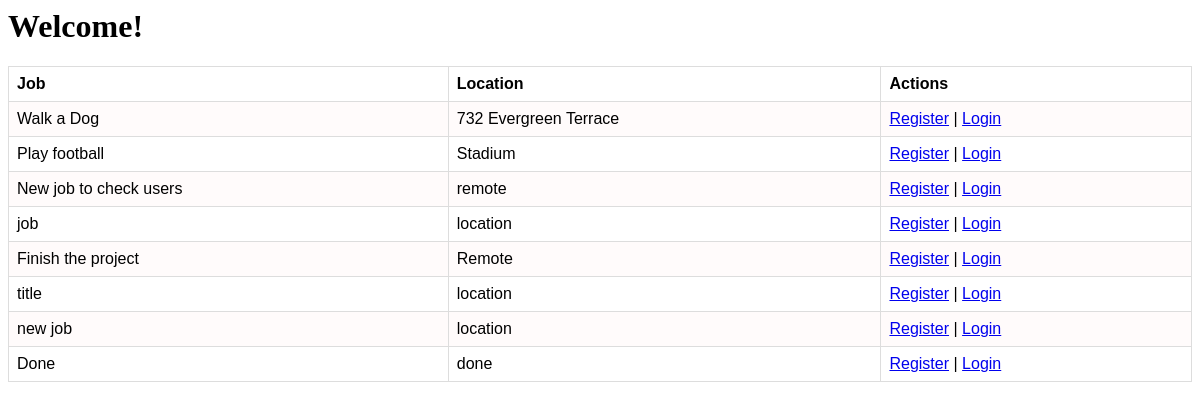
The page /Dashboard on the database its author committed.
### Job/models.py (models this page shows, shortened)
class Job(models.Model):
    jobTitle               = models.CharField(max_length = 60, null=False, blank=False, unique=True, error_messages={'unique':"There is a job under the same title"})
    jobDescribtion         = models.TextField()
    jobLocation            = models.CharField(max_length = 60, null=False, blank=False)
    isAdded                = models.BooleanField(default = False)
    user                   = models.ForeignKey(settings.AUTH_USER_MODEL, on_delete=models.CASCADE) #Just like refering to my user model which has been idintified before in settings, on_delete=models.CASCADE -> to remove everything related to it but not the user
    slug                   = models.SlugField(blank=True,unique=True) #just like url
    posted_on              = models.DateTimeField(auto_now_add=True, verbose_name="date published")
    jobCategory            = models.ManyToManyField(to='Job.Category', related_name='jobs_related')

### HandyHelperDjango/views.py (the view)
# urls.py: path('', Dashboard, name="Dashboard" ),
def Dashboard(request):
    jobs = Job.objects.all()
    return render(request, 'Dashboard.html', {"jobs": jobs})

### Templates/Dashboard.html
{% load static %}
<head>
  <link rel="stylesheet" type="text/css" href="{% static 'css/Dashboard.css' %}"/>
</head>
{% block content %}
    {% if request.user.is_authenticated %}
      <div class="ButtonsContainer">
        <p>
          <a href="{% url 'Logout' %}"> Logout </a> &nbsp;  &nbsp;  &nbsp;  &nbsp;  &nbsp; <a href="{% url 'Job:AddJob' %}" > <button type="button" class="NewJob">New job!</button> </a>
        </p>
      </div>
      {% if Added_Message %}
          <h3 style= "color:green; text-align: center;"> {{Added_Message}}</h3>
      {% endif %}
       <h1> Hello {{request.user.username}}!</h1>
       <h2> All Jobs: </h2>
        <table>
          <tr>
              <th>Job</th>
              <th>Location</th>
              <th> Actions</th>
          </tr>
            {% for job in jobs %}
                {% if job.user == request.user and job.isAdded == False %}
                  <tr><td>{{ job.jobTitle }} </td> <td>{{ job.jobLocation }}</td> <td> <p> <a href="{% url 'Job:ViewJob' job.slug %}">View</a> | <a href="{% url 'Job:RemoveJob' job.slug %}">Remove</a> | <a href="{% url 'Job:EditJob' job.slug %}">Edit</a> | <a href="{% url 'Job:AddToMyJobs' job.slug %}">Add</a></p></td><br></tr>
                {% elif job.user != request.user and job.isAdded == False %}
                  <tr><td>{{ job.jobTitle }} </td> <td>{{ job.jobLocation }}</td> <td> <p> <a href="{% url 'Job:ViewJob' job.slug %}">View</a> | <a href="{% url 'Job:AddToMyJobs' job.slug %}">Add</a> </p></td></tr>
                {% endif %}
            {% endfor %}
        </table>
      <h2> {{request.user.username}}'s Jobs: </h2>
      <table>
        <tr>
            <th>Job</th>
            <th>Location</th>
            <th> Actions</th>
        </tr>
          {% for job in jobs %}
            {% if job.user == request.user %}
              {% if job.isAdded %}
                <tr><td>{{ job.jobTitle }} </td> <td>{{ job.jobLocation }}</td> <td> <p> <a href="{% url 'Job:ViewJob' job.slug %}">View</a> | <a href="{% url 'Job:RemoveJob' job.slug %}">Done</a> | <a href="{% url 'Job:GiveUpJob' job.slug %}">Giveup</a> </p></td><br></tr>
              {% endif %}
            {% endif %}
          {% endfor %}
      </table>
    {% else %}
      <h1> Welcome! </h1>
        <table>
            <tr>
              <th>Job</th>
              <th>Location</th>
              <th> Actions</th>
            </tr>
          {% for job in jobs %}
            {% if job.isAdded %}
              <tr><td>{{ job.jobTitle }} </td> <td>{{ job.jobLocation }}</td> <td> <p> <a href="{% url 'Register' %}">Register</a> | <a href="{% url 'Login' %}">Login</a></p></td></tr>
            {% else %}
              <tr><td>{{ job.jobTitle }} </td> <td>{{ job.jobLocation }}</td> <td> <p> <a href="{% url 'Register' %}">Register</a> | <a href="{% url 'Login' %}">Login</a> </p></td></tr>
            {% endif %}
          {% endfor %}
        </table>
    {% endif %}
  {% endblock content %}

### static/css/Dashboard.css (style rules this page uses)
table { font-family: arial, sans-serif; border-collapse: collapse; width: 100%; }
td, th { border: 1px solid #dddddd; text-align: left; padding: 8px; }
tr:nth-child(even) { background-color: #fffbfb; border: 1px solid #dddddd; }

### rows shown on the page
Job: jobTitle "Walk a Dog", jobLocation "732 Evergreen Terrace"
Job: jobTitle "Play football", jobLocation "Stadium"
Job: jobTitle "New job to check users", jobLocation "remote"
Job: jobTitle "job", jobLocation "location"
Job: jobTitle "Finish the project", jobLocation "Remote"
Job: jobTitle "title", jobLocation "location"
Job: jobTitle "new job", jobLocation "location"
Job: jobTitle "Done", jobLocation "done"
